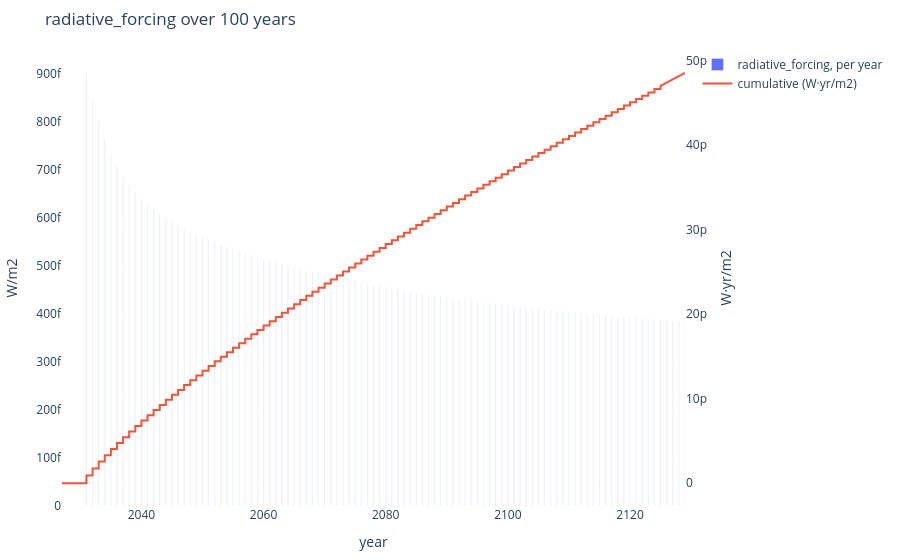

Notebook cell for this chart:
### Code cell
curve_figure = viz.curve(dynamic)
curve_figure

### Figure 1 — Plotly figure (JSON) as saved in the notebook; plotly's stock layout.template omitted (floating-point values rounded to 4 significant figures; data arrays with more than 128 entries replaced by an {"elided": "..."} marker saying what was removed)
{"data": [{"name": "radiative_forcing, per year", "type": "bar", "x": {"elided": "297 str values"}, "y": {"elided": "297 float values"}}, {"mode": "lines", "name": "cumulative (W·yr/m2)", "type": "scatter", "x": {"elided": "297 str values"}, "y": {"elided": "297 float values"}, "yaxis": "y2"}], "layout": {"margin": {"b": 40, "l": 40, "r": 20, "t": 50}, "paper_bgcolor": "rgba(0,0,0,0)", "plot_bgcolor": "rgba(0,0,0,0)", "title": {"text": "radiative_forcing over 100 years"}, "xaxis": {"title": {"text": "year"}}, "yaxis": {"title": {"text": "W/m2"}}, "yaxis2": {"overlaying": "y", "side": "right", "title": {"text": "W·yr/m2"}}}}
